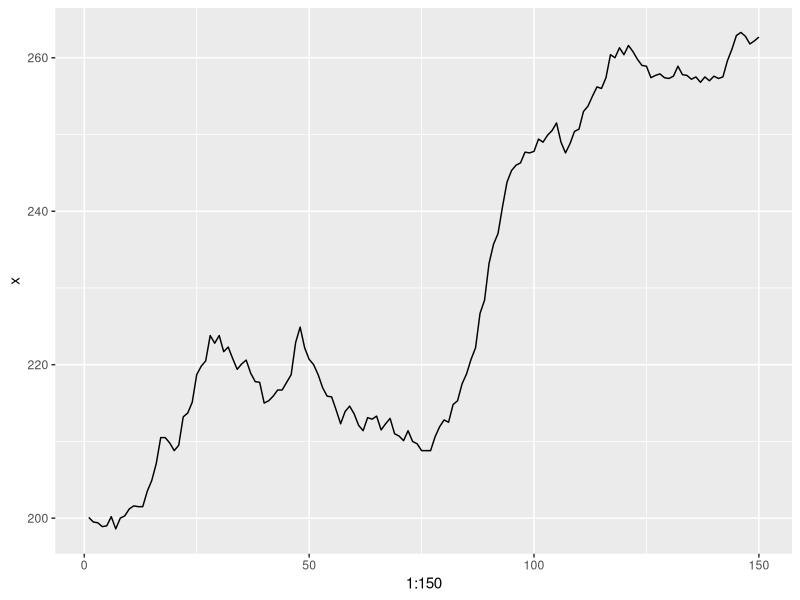
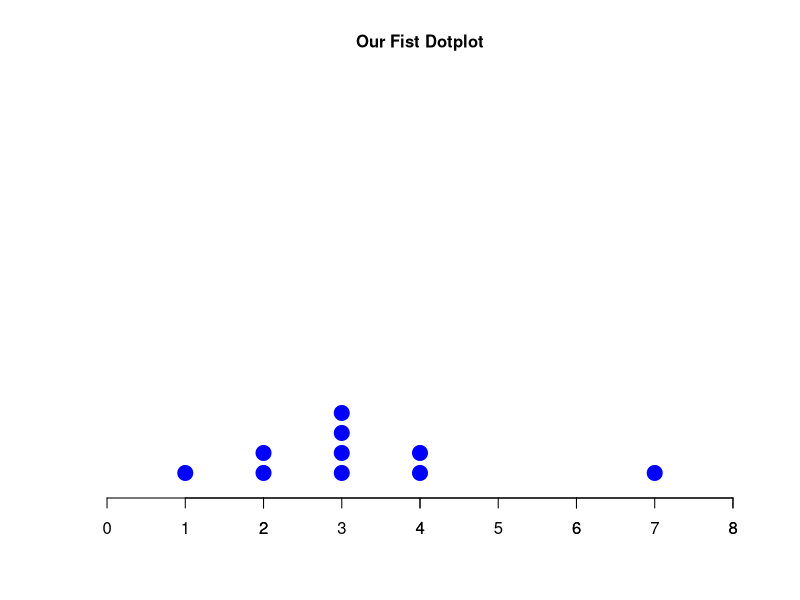
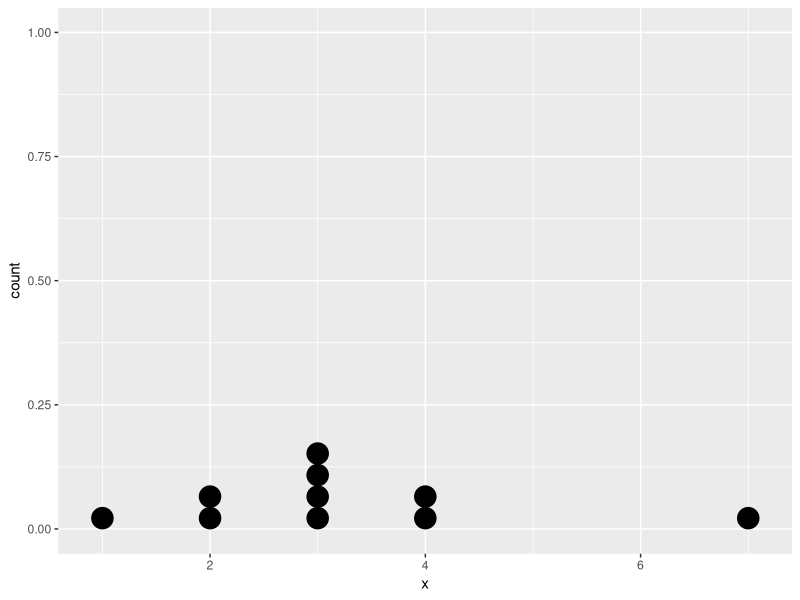

These charts were generated, in order, by the following R code:
## ---- chunk 1
knitr::opts_chunk$set(echo = TRUE)
## ---- chunk 2
3+4
3*4
3^4
3/4
sin(0)
## ---- chunk 3
x = 5
print(x)
x <- 7
print(x)
x
## ---- chunk 4
x = 'the best class ever'
x
## ---- chunk 5
x = c(4,7,2,3)
x
x^2
x*x
sum(x)
prod(x)
length(x)
mean(x)
y = c(1, 2, -3, 0.5)
x*y
x+y
x^y
## ---- chunk 6
BJsales
help("BJsales")
help(BJsales)
## ---- chunk 7
x
set.seed(123)
sample(x,2)
sample(BJsales, 10)
## ---- chunk 8
library(tidyverse)
BJsales_df <- as.tibble(BJsales)
BJsales_df %>% 
  ggplot(aes(1:150,x))+
  geom_line()
## ---- chunk 9
x = c(4,7,2,3, 3,3,3,4,2,1)
# introduce the following plot step by step
stripchart(x,  method = 'stack', 
           at = 0.05, pch = 20, xlim = c(0,8),
           col = 'blue', cex = 3, frame.plot = F,
           main = 'Our Fist Dotplot', cex.main = 1)
axis(1, at = seq(1, 8, by = 1))
## ---- chunk 10
x = c(4,7,2,3, 3,3,3,4,2,1)
df = as.tibble(x)
df %>% 
  ggplot(aes(x)) +
  geom_dotplot()
